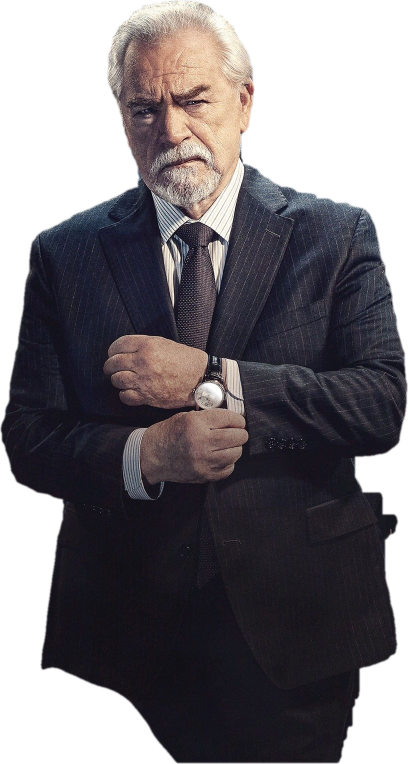
#> input picture reels/7-series/assets/characters/succession_front_cut.png, 816 x 1528 px (shown at 1/2 size)
$ python cover.py
#> lines starting #> are read from the running program, lines starting #| are printed output that depends on the picture
"""Reel cover (1080x1920), v2, matched to the page's current covers:
- dark background, olive glow from the left, big blurred stock-board digits top right
- one cut-out hero, large, head in the upper half, body running off the bottom
- off-white title: Persian in Aref Ruqaa (closest free match to the covers' calligraphic
  title face), Latin in DM Serif Display (matches "STOMP?")
- slanted orange-to-red bar with the subtitle in Estedad Bold

Source images are high resolution (3840x2160 series art from TVmaze), so nothing is upscaled.
Usage: python3 cover.py [out.jpg]
"""
import sys
from pathlib import Path

import numpy as np
from PIL import Image, ImageDraw, ImageFilter, ImageFont

ROOT = Path(__file__).parent
A = ROOT / "assets"
W, H = 1080, 1920
OFF_WHITE = (243, 237, 228)


def fnt(name, size):
    return ImageFont.truetype(str(A / "fonts" / name), size)


def background():
    y, x = np.mgrid[0:H, 0:W].astype(np.float32)
    base = np.zeros((H, W, 3), np.float32) + np.array([8, 10, 9], np.float32)
    g = np.exp(-(((x + 100) / 800) ** 2 + ((y - 700) / 950) ** 2))
    base += g[..., None] * np.array([92, 100, 6], np.float32)
    img = Image.fromarray(np.clip(base, 0, 255).astype(np.uint8)).convert("RGBA")

    board = Image.new("RGBA", (W, H), (0, 0, 0, 0))
#> board: PIL image 1080x1920 RGBA; every value is 0
    d = ImageDraw.Draw(board)
    f = fnt("Anton-Regular.ttf", 150)
    for row in range(8):
        yy = -40 + row * 175
        d.text((620, yy), "1,000", font=f, fill=(30, 150, 120, 120))
        d.text((1010, yy), "3", font=f, fill=(200, 35, 45, 140))
    board = board.filter(ImageFilter.GaussianBlur(7))
    fade = np.clip(1.25 - np.linspace(0, 1, H) * 1.6, 0, 1)
    a = np.array(board.getchannel("A")).astype(np.float32) * fade[:, None]
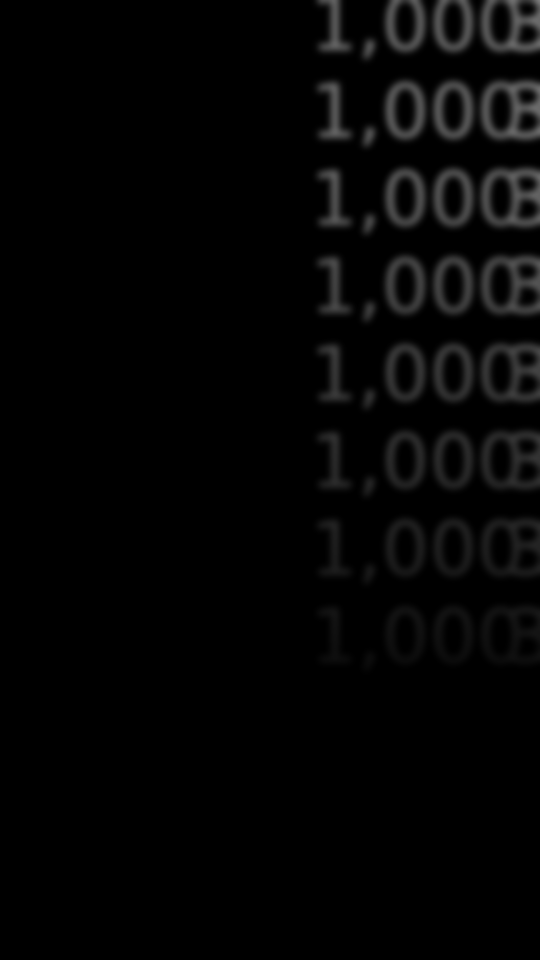
#> a: shape (1920, 1080) float64 (shown at 1/2 size); min 0, max 126, mean 5
    board.putalpha(Image.fromarray(a.astype(np.uint8)))
    img.alpha_composite(board)
#> in main, hero is the input picture: PIL image 816x1528 RGBA; mean R, G, B, A 63, 58.8, 65.7, 173
    return img


# [24 lines left out: function film_strip, not called in this run]


def shadow_paste(img, layer, x, y, blur=28, alpha=0.65, off=(10, 22)):
#> called with x = 131, y = 380, blur = 40, alpha = 0.8, off = (0, 0)
    pad = blur * 3
    sh = Image.new("RGBA", (layer.width + 2 * pad, layer.height + 2 * pad), (0, 0, 0, 0))
#> sh: PIL image 1178x1997 RGBA; every value is 0
    s = Image.new("RGBA", layer.size, (0, 0, 0, 255))
    s.putalpha(layer.getchannel("A").point(lambda v: int(v * alpha)))
    sh.alpha_composite(s, (pad, pad))
    sh = sh.filter(ImageFilter.GaussianBlur(blur))
    img.alpha_composite(sh, (int(x - pad + off[0]), int(y - pad + off[1])))
    img.alpha_composite(layer, (int(x), int(y)))


# [20 lines left out: functions text_layer, title, not called in this run]


def slanted_bar(img, s, cy, angle=5.0):
    bw, bh = 1500, 112
    t = np.linspace(0, 1, bw, dtype=np.float32)[None, :, None]
    left, right = np.array([250, 105, 15], np.float32), np.array([205, 22, 38], np.float32)
    grad = (left * (1 - t) + right * t).repeat(bh, axis=0)
    bar = Image.fromarray(grad.astype(np.uint8)).convert("RGBA")
    if s:
        txt, _ = text_layer(s, fnt("Estedad-Bold.ttf", 54), (255, 255, 255))
        bar.alpha_composite(txt, (int(bw / 2 - txt.width / 2 + 40), int(bh / 2 - txt.height / 2 + 4)))
    bar = bar.rotate(angle, resample=Image.BICUBIC, expand=True)
    shadow_paste(img, bar, W / 2 - bar.width / 2, cy - bar.height / 2, blur=20, alpha=0.5, off=(0, 14))


def bottom_fade(img, start):
#> called with start = 1450
    a = np.clip((np.arange(H) - start) / (H - start), 0, 1) ** 1.3 * 235
    layer = Image.new("RGBA", (W, H), (8, 10, 9, 255))
    layer.putalpha(Image.fromarray(np.repeat(a[:, None], W, axis=1).astype(np.uint8)))
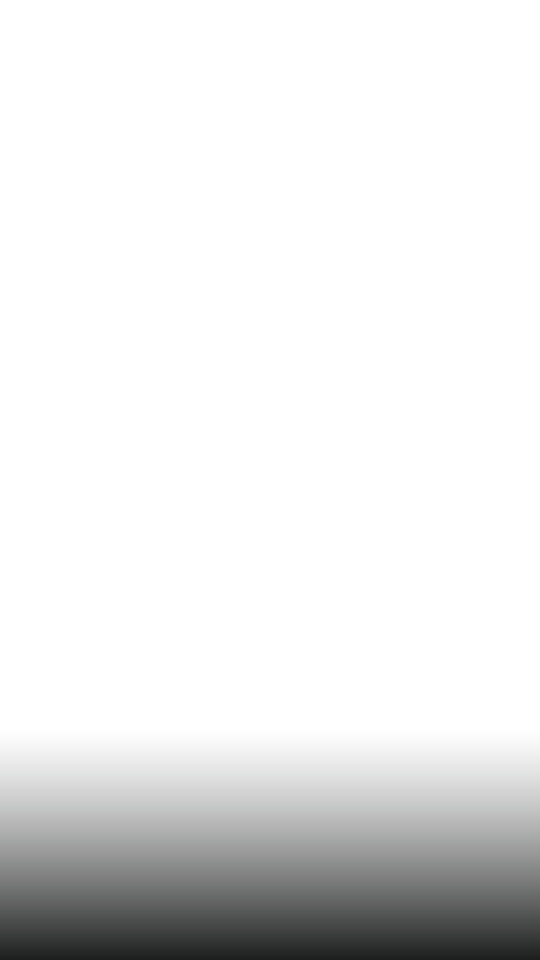
#> layer: PIL image 1080x1920 RGBA (shown at 1/2 size); mean R, G, B, A 8, 10, 9, 24.8; transparent parts drawn white
    img.alpha_composite(layer)


def main(out, with_text=False):
    img = background()

    # one hero: the front figure of the Succession group art, cut out on his own
    hero = Image.open(A / "characters" / "succession_front_cut.png")
    sc = 1.15
    hero = hero.resize((int(hero.width * sc), int(hero.height * sc)), Image.LANCZOS)
    shadow_paste(img, hero, 600 - hero.width / 2, 380, blur=40, alpha=0.8, off=(0, 0))

    bottom_fade(img, 1450)
    if with_text:
        title(img, 1440)
    # the slanted bar is kept as an empty frame, ready for text to be added in the app
    slanted_bar(img, "به جاش این ۷ سریال رو ببین." if with_text else "", 1590)
#> in slanted_bar, `bar = Image.fromarray(grad.astype(np.uint8)).convert("RGBA")`:
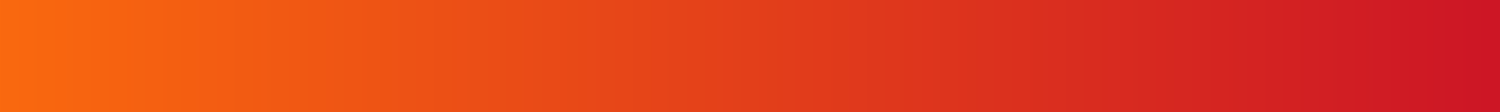
#> bar: PIL image 1500x112 RGBA; mean R, G, B, A 227, 63, 26, 255
#> in slanted_bar, `bar = bar.rotate(angle, resample=Image.BICUBIC, expand=True)`:
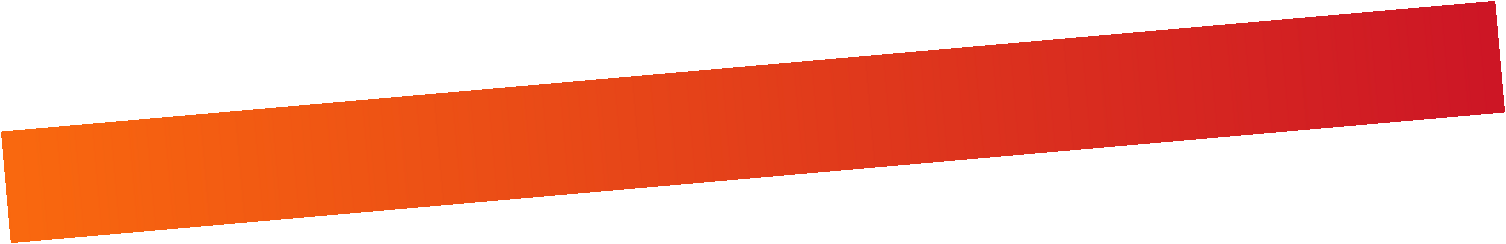
#> bar: PIL image 1506x244 RGBA; mean R, G, B, A 103.8, 28.8, 11.9, 116.6; transparent parts drawn white
#> call 2 of shadow_paste, with x = -213, y = 1468, blur = 20, alpha = 0.5, off = (0, 14)
#> in shadow_paste (call 2), `sh = Image.new("RGBA", (layer.width + 2 * pad, layer.height + 2 * pad)..`: sh: PIL image 1626x364 RGBA; every value is 0
#> in shadow_paste (call 2), `s.putalpha(layer.getchannel("A").point(lambda v: int(v * alpha)))`:
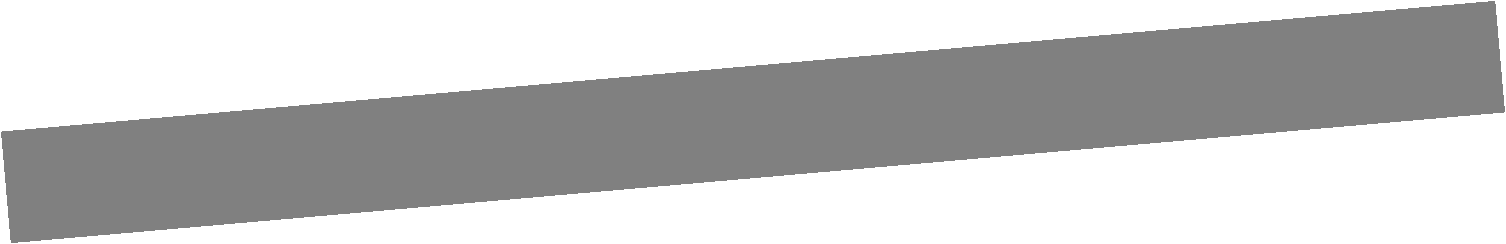
#> s: PIL image 1506x244 RGBA; mean R, G, B, A 0, 0, 0, 58.1; transparent parts drawn white
#> in shadow_paste (call 2), `sh = sh.filter(ImageFilter.GaussianBlur(blur))`:
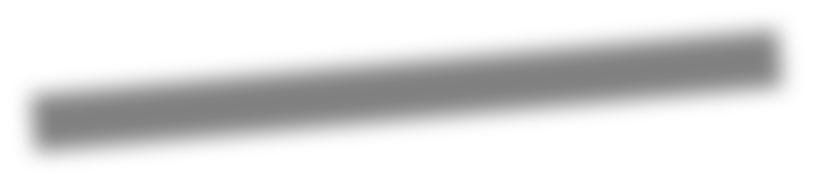
#> sh: PIL image 1626x364 RGBA (shown at 1/2 size); mean R, G, B, A 0, 0, 0, 36; transparent parts drawn white
#> in shadow_paste (call 2), `img.alpha_composite(layer, (int(x), int(y)))`:
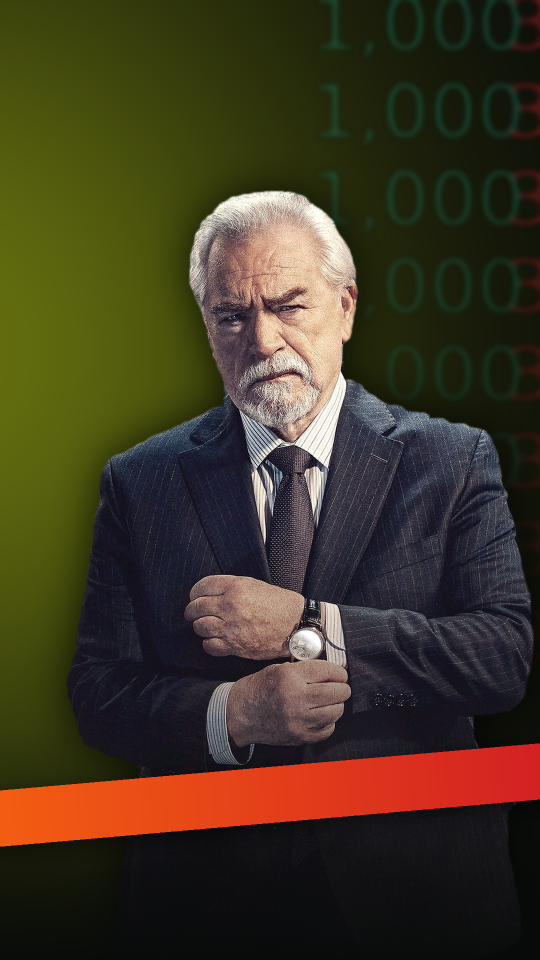
#> img: PIL image 1080x1920 RGBA (shown at 1/2 size); mean R, G, B, A 64.9, 55.9, 35, 255

    img.convert("RGB").save(out, quality=95, subsampling=0)
    print(f"wrote {out}")


if __name__ == "__main__":
    main(sys.argv[1] if len(sys.argv) > 1 else str(ROOT / "renders" / "7-series-cover.jpg"))

$ run again, with reels/7-series/assets/characters/bobby_axelrod_cut.png copied over reels/7-series/assets/characters/succession_front_cut.png
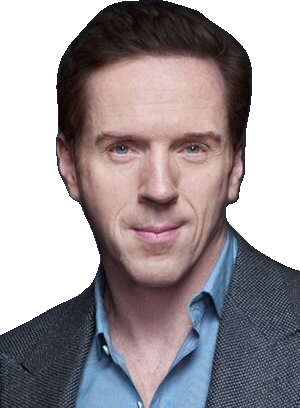
#> input picture reels/7-series/assets/characters/bobby_axelrod_cut.png, 300 x 408 px
#> in main, hero is the input picture: PIL image 300x408 RGBA; mean R, G, B, A 76.5, 69, 72.7, 172.6
#> hero: PIL image 345x469 RGBA
#> in shadow_paste, `sh = sh.filter(ImageFilter.GaussianBlur(blur))`:
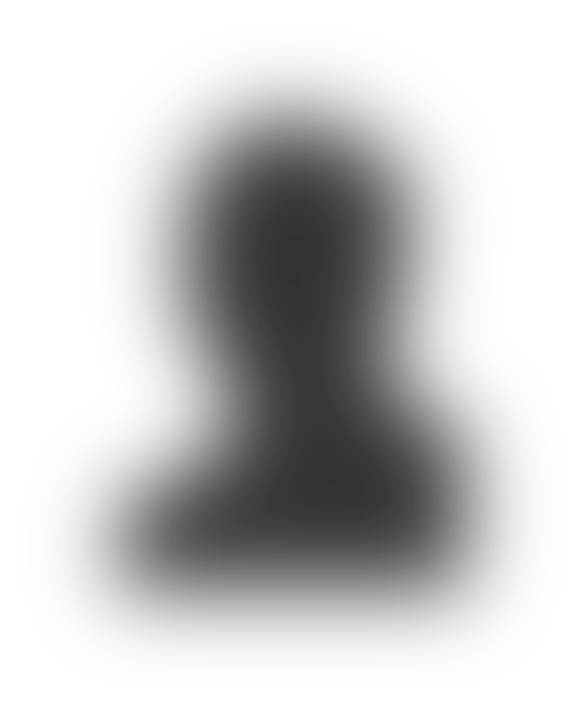
#> sh: PIL image 585x709 RGBA; mean R, G, B, A 0, 0, 0, 53.9; transparent parts drawn white
#> in shadow_paste (call 2), `img.alpha_composite(layer, (int(x), int(y)))`:
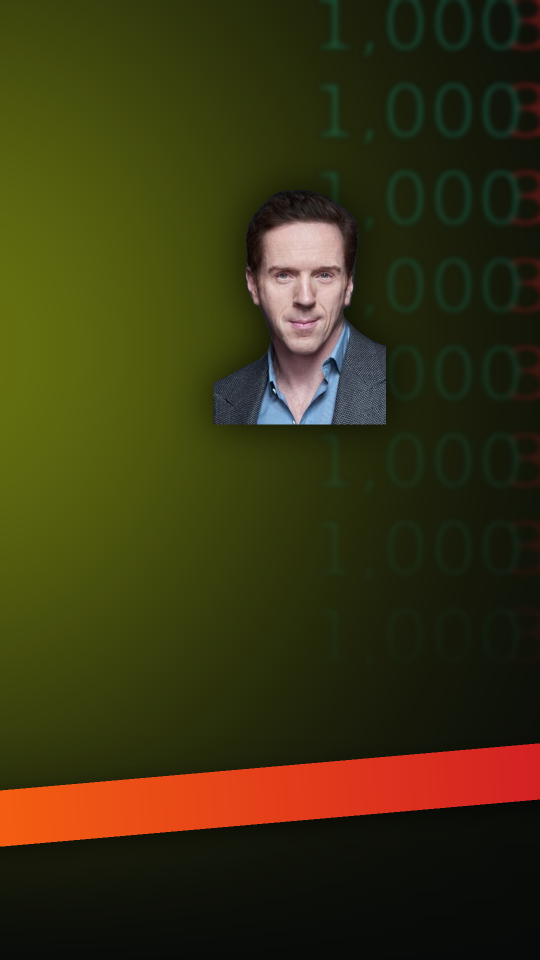
#> img: PIL image 1080x1920 RGBA (shown at 1/2 size); mean R, G, B, A 56.7, 51.5, 17.5, 255

$ run again, with reels/7-series/assets/characters/don_draper_cut.png copied over reels/7-series/assets/characters/succession_front_cut.png
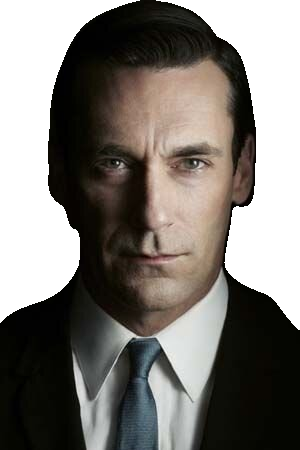
#> input picture reels/7-series/assets/characters/don_draper_cut.png, 300 x 450 px
#> in main, hero is the input picture: PIL image 300x450 RGBA; mean R, G, B, A 52.1, 48.1, 43.1, 181.8
#> hero: PIL image 345x517 RGBA
#> in shadow_paste, `sh = sh.filter(ImageFilter.GaussianBlur(blur))`:
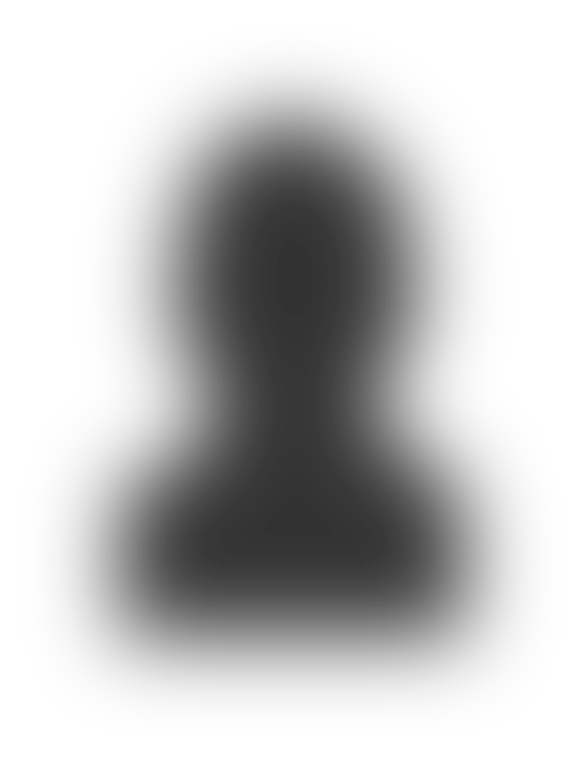
#> sh: PIL image 585x757 RGBA; mean R, G, B, A 0, 0, 0, 58.6; transparent parts drawn white
#> in shadow_paste (call 2), `img.alpha_composite(layer, (int(x), int(y)))`:
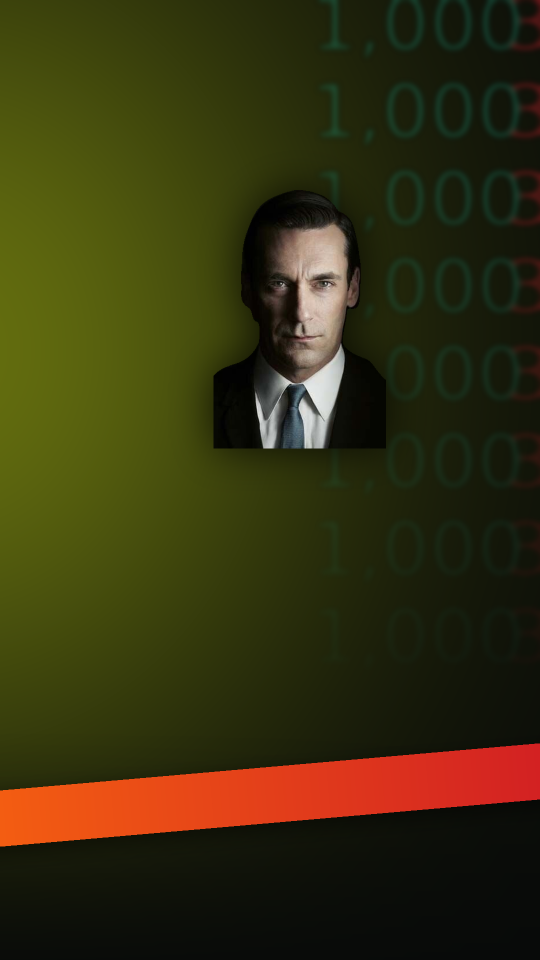
#> img: PIL image 1080x1920 RGBA (shown at 1/2 size); mean R, G, B, A 54.7, 49.7, 15.4, 255

$ run again, with reels/7-series/assets/characters/harvey_specter_cut.png copied over reels/7-series/assets/characters/succession_front_cut.png
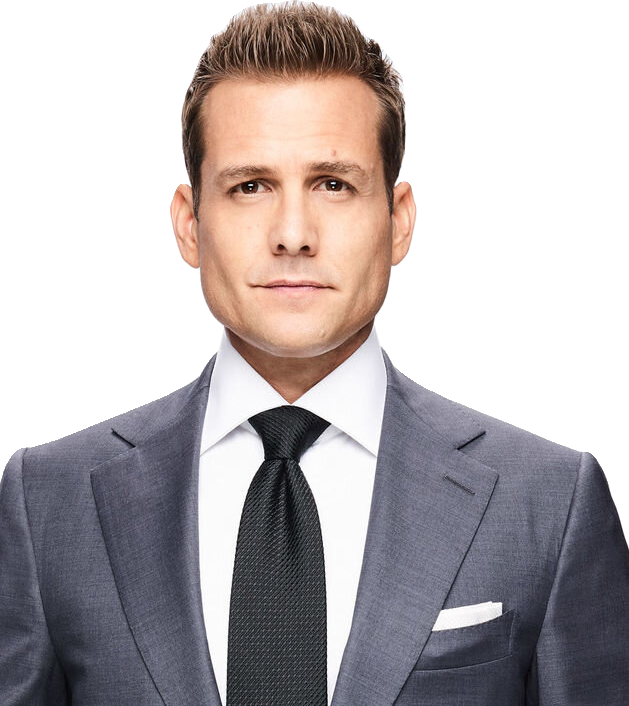
#> input picture reels/7-series/assets/characters/harvey_specter_cut.png, 629 x 706 px
#> in main, hero is the input picture: PIL image 629x706 RGBA; mean R, G, B, A 78, 71.5, 72.8, 149.3
#> hero: PIL image 723x811 RGBA
#> in shadow_paste (call 2), `img.alpha_composite(layer, (int(x), int(y)))`:
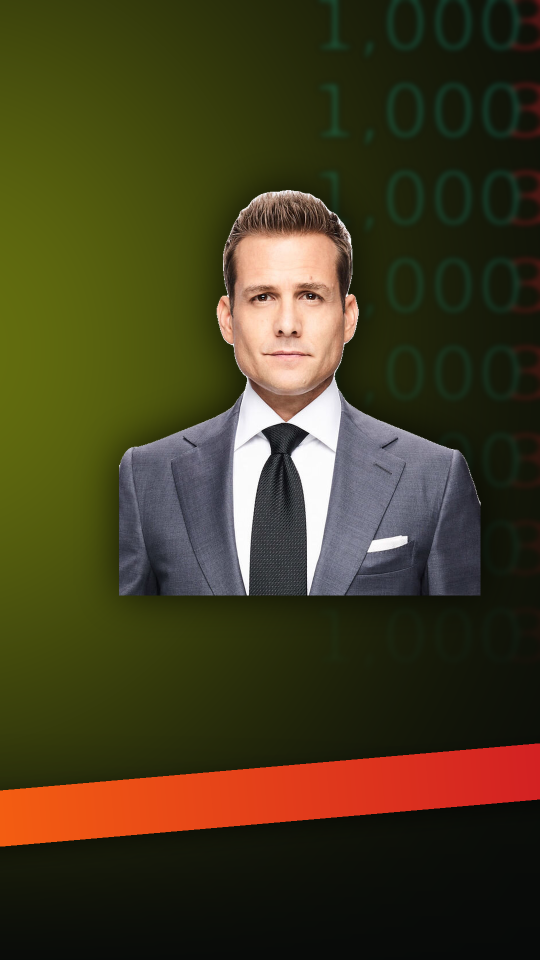
#> img: PIL image 1080x1920 RGBA (shown at 1/2 size); mean R, G, B, A 67, 59.8, 31, 255
